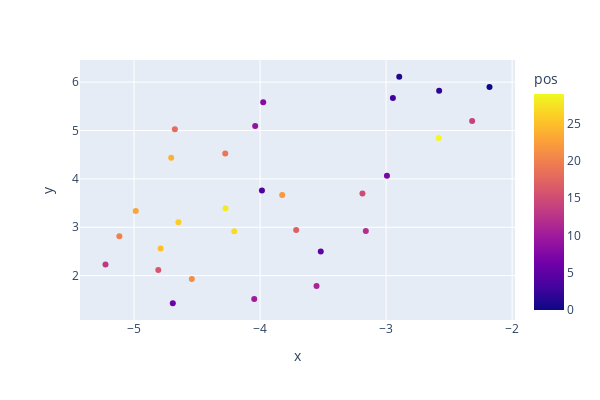

The notebook cell this image was saved under:
### Code cell
# Extract the item embeddings format he model
pos_embd = torch.Tensor.cpu(model.transformer.wpe.weight.data) # gpt
pos_embd.shape
# Fit umap
umap_2d = umap.UMAP(n_components=2, init='random', random_state=0)
proj_2d = umap_2d.fit_transform(pos_embd)
# Plot the embeddings
data = pd.DataFrame(proj_2d, columns=['x', 'y'])
data.index.name = "pos"
data = data.reset_index()

fig = px.scatter(
    data, x='x', y='y',
    hover_data=['pos'],
    color="pos",
    width=600, height=400
)
fig.show()

### Figure 1 — Plotly figure (JSON) as saved in the notebook; plotly's stock layout.template omitted (floating-point values rounded to 4 significant figures)
{"data": [{"customdata": [[0], [1], [2], [3], [4], [5], [6], [7], [8], [9], [10], [11], [12], [13], [14], [15], [16], [17], [18], [19], [20], [21], [22], [23], [24], [25], [26], [27], [28], [29]], "hovertemplate": "x=%{x}<br>y=%{y}<br>pos=%{marker.color}<extra></extra>", "legendgroup": "", "marker": {"color": [0, 1, 2, 3, 4, 5, 6, 7, 8, 9, 10, 11, 12, 13, 14, 15, 16, 17, 18, 19, 20, 21, 22, 23, 24, 25, 26, 27, 28, 29], "coloraxis": "coloraxis", "symbol": "circle"}, "mode": "markers", "name": "", "orientation": "v", "showlegend": false, "type": "scatter", "x": [-2.18, -2.896, -2.579, -2.946, -3.985, -3.518, -4.692, -2.993, -3.975, -4.039, -4.046, -3.552, -3.161, -5.226, -2.317, -3.188, -4.807, -3.714, -4.676, -4.276, -5.117, -4.541, -3.824, -4.986, -4.705, -4.789, -4.648, -4.205, -4.274, -2.583], "xaxis": "x", "y": [5.898, 6.111, 5.822, 5.673, 3.762, 2.498, 1.429, 4.064, 5.585, 5.091, 1.517, 1.787, 2.923, 2.229, 5.195, 3.696, 2.114, 2.943, 5.024, 4.523, 2.814, 1.931, 3.665, 3.334, 4.435, 2.562, 3.103, 2.915, 3.391, 4.844], "yaxis": "y"}], "layout": {"coloraxis": {"colorbar": {"title": {"text": "pos"}}, "colorscale": [[0, "#0d0887"], [0.1111, "#46039f"], [0.2222, "#7201a8"], [0.3333, "#9c179e"], [0.4444, "#bd3786"], [0.5556, "#d8576b"], [0.6667, "#ed7953"], [0.7778, "#fb9f3a"], [0.8889, "#fdca26"], [1, "#f0f921"]]}, "height": 400, "legend": {"tracegroupgap": 0}, "margin": {"t": 60}, "width": 600, "xaxis": {"anchor": "y", "domain": [0, 1], "title": {"text": "x"}}, "yaxis": {"anchor": "x", "domain": [0, 1], "title": {"text": "y"}}}}
